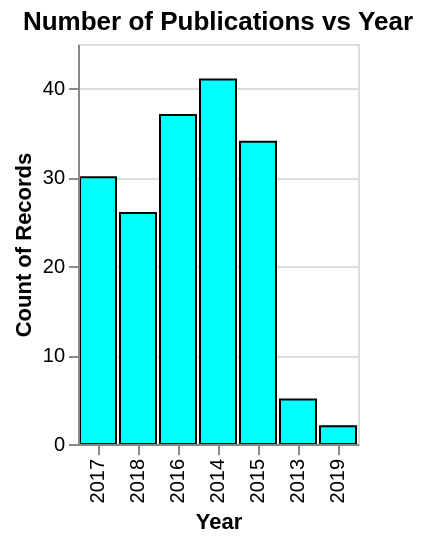

Here is the Vega-Lite specification saved for this chart:
### Vega specification from a JSON file in a GitHub repository (floating-point values rounded to 4 significant figures; data arrays with more than 128 entries replaced by an {"elided": "..."} marker saying what was removed)
{"$schema": "https://vega.github.io/schema/vega/v5.json", "autosize": "pad", "padding": 5, "height": 200, "title": {"text": {"signal": "changeTitle"}, "frame": "group"}, "style": "cell", "data": [{"name": "source_0", "values": {"elided": "175 records"}}, {"name": "data_0", "source": "source_0", "transform": [{"type": "formula", "as": "intmonth", "expr": "parseInt(datum.month)"}, {"type": "filter", "expr": "select ? select.xfield == datum.year : datum"}, {"type": "formula", "as": "xfield", "expr": "select ? datum.month_date : datum.year"}, {"type": "formula", "as": "month_date", "expr": "timeFormat(datetime(2000, datum.intmonth), '%b')"}, {"type": "formula", "expr": "datum[\"month\"]===\"1\" ? 0 : datum[\"month\"]===\"2\" ? 1 : datum[\"month\"]===\"3\" ? 2 : datum[\"month\"]===\"4\" ? 3 : datum[\"month\"]===\"5\" ? 4 : datum[\"month\"]===\"6\" ? 5 : datum[\"month\"]===\"7\" ? 6 : datum[\"month\"]===\"8\" ? 7 : datum[\"month\"]===\"9\" ? 8 : datum[\"month\"]===\"10\" ? 9 : datum[\"month\"]===\"11\" ? 10 : datum[\"month\"]===\"12\" ? 11 : 12", "as": "x_month_sort_index"}, {"type": "aggregate", "groupby": ["xfield"], "ops": ["count"], "fields": [null], "as": ["__count"]}]}], "signals": [{"name": "x_step", "value": 20}, {"name": "width", "update": "bandspace(domain('x').length, 0.1, 0.05) * x_step"}, {"name": "select", "value": null, "on": [{"events": "click", "update": "select ? null : datum"}, {"events": "dblclick", "update": "null"}]}, {"name": "change", "update": "select ? 'Month' : 'Year' "}, {"name": "changeTitle", "update": "select ? 'Number of Publications vs Month' : 'Number of Publications vs Year' "}], "marks": [{"name": "marks", "type": "rect", "style": ["bar"], "from": {"data": "data_0"}, "encode": {"update": {"fill": {"value": "#00FFFF"}, "stroke": {"value": "black"}, "cursor": {"value": "pointer"}, "tooltip": [{"test": "!select", "signal": "{\"Year\": ''+datum[\"xfield\"], \"Count of Records\": format(datum[\"__count\"], \"\")}"}, {"signal": "{\"Month\": ''+datum[\"xfield\"], \"Count of Records\": format(datum[\"__count\"], \"\")}"}], "x": {"scale": "x", "field": "xfield"}, "width": {"scale": "x", "band": true}, "y": {"scale": "y", "field": "__count"}, "y2": {"scale": "y", "value": 0}}}}], "scales": [{"name": "x", "type": "band", "domain": {"data": "data_0", "field": "xfield", "sort": {"field": "x_month_sort_index"}}, "range": {"step": {"signal": "x_step"}}, "paddingInner": 0.1, "paddingOuter": 0.05}, {"name": "y", "type": "linear", "domain": {"data": "data_0", "field": "__count"}, "range": [{"signal": "height"}, 0], "nice": true, "zero": true}], "axes": [{"scale": "x", "orient": "bottom", "grid": false, "title": {"signal": "change"}, "labelAlign": "right", "labelAngle": 270, "labelBaseline": "middle", "zindex": 1, "encode": {"labels": {"update": {"text": {"signal": "datum.value"}}}}}, {"scale": "y", "orient": "left", "grid": false, "title": "Count of Records", "labelOverlap": true, "tickCount": {"signal": "ceil(height/40)"}, "zindex": 1}, {"scale": "y", "orient": "left", "gridScale": "x", "grid": true, "tickCount": {"signal": "ceil(height/40)"}, "domain": false, "labels": false, "maxExtent": 0, "minExtent": 0, "ticks": false, "zindex": 0}], "config": {}}
